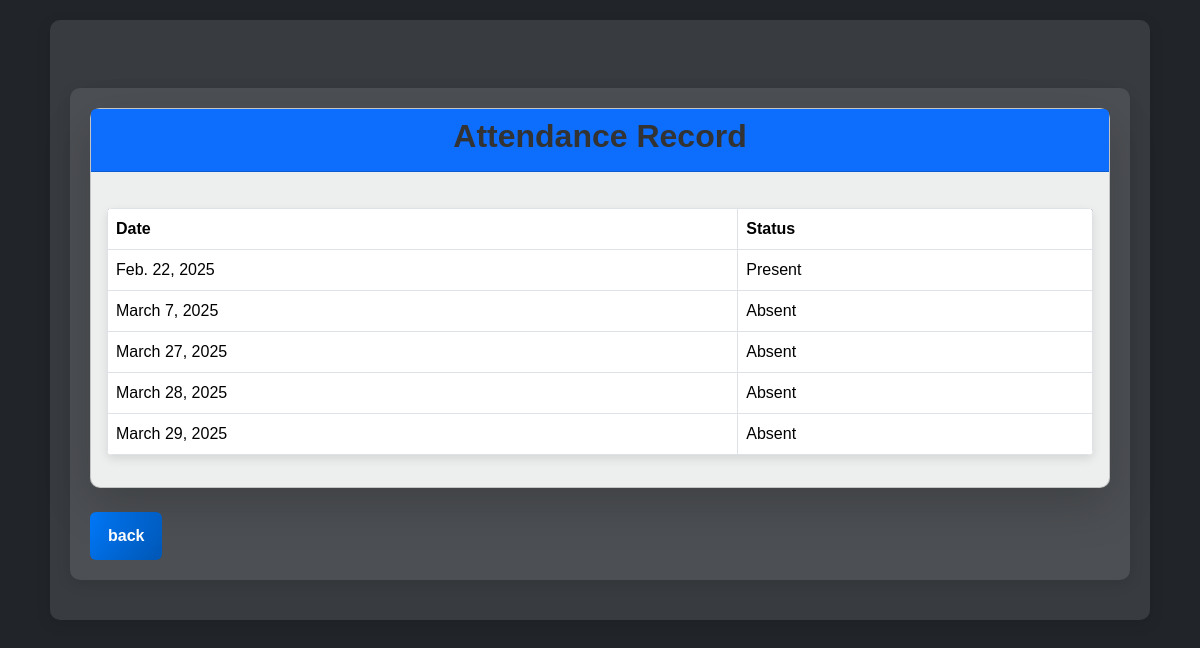
/faculty_app/view_attendance/ (signed in), run on an earlier commit of the app's database.
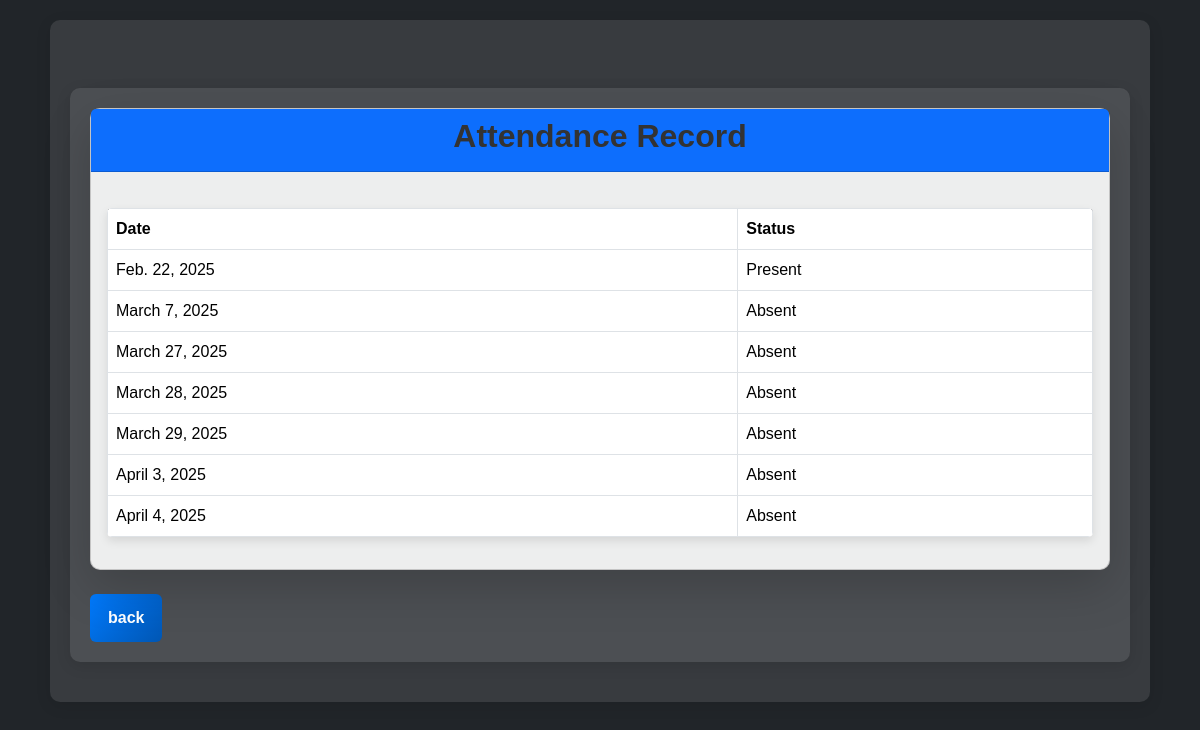
And on a later commit of the database.
### admin_app/models.py (models this page shows, shortened)
class AttendanceFaculty(models.Model):
    STATUS_CHOICES = [
        ("present", "Present"),
        ("absent", "Absent"),
        ("late", "Late"),
    ]
    faculty = models.ForeignKey(Faculty, on_delete=models.CASCADE, related_name="attendance_faculty")
    date = models.DateField(default=date.today)
    status = models.CharField(max_length=10, choices=STATUS_CHOICES, default="absent")
    class Meta:
        unique_together = ('faculty', 'date')

### faculty_app/views.py (the view)
# urls.py: path("view_attendance/", views.view_attendance, name="view_attendance"),
@faculty_required
def view_attendance(request):
    faculty = Faculty.objects.get(user=request.user)
    attendance = AttendanceFaculty.objects.filter(faculty=faculty).order_by("date")
    return render(request, "faculty_app/view_attendance.html", {"attendance": attendance})

### faculty_app/views.py (called while the page is built)
def faculty_required(view_func):
    @wraps(view_func)
    def wrapper(request, *args, **kwargs):
        if not request.user.is_authenticated:
            return redirect("registration:login")  # Redirect unauthenticated users to login page
        if request.user.role == "faculty":
            return view_func(request, *args, **kwargs)
        logout(request)  # Log out unauthorized users
        return redirect("registration:login")  # Redirect unauthorized users
    return wrapper

### faculty_app/templates/faculty_app/view_attendance.html (shortened to what this page needs)
{% extends "layout.html" %}
{% block container %}
<div class="container mt-5">
    <div class="card shadow-lg mb-4">
        <div class="card-header bg-primary text-white text-center">
            <h2>Attendance Record</h2>
        </div>
        <div class="card-body">
            {% if attendance %}
                <table class="table table-bordered">
                    <thead>
                        <tr>
                            <th>Date</th>
                            <th>Status</th>
                        </tr>
                    </thead>
                    <tbody>
                        {% for record in attendance %}
                            <tr>
                                <td>{{ record.date }}</td>
                                <td>{{ record.get_status_display }}</td>
                            </tr>
                        {% endfor %}
                    </tbody>
                </table>
            {% else %}
                <p>No attendance records found.</p>
            {% endif %}
        </div>
    </div>
    <a href="{% url 'faculty_app:faculty_dashboard' %}" class="btn btn-primary">back</a>
</div>
{% endblock %}

What changed in the data, as far as the page shows it:
added AttendanceFaculty: date "April 3, 2025", status "Absent"
added AttendanceFaculty: date "April 4, 2025", status "Absent"
